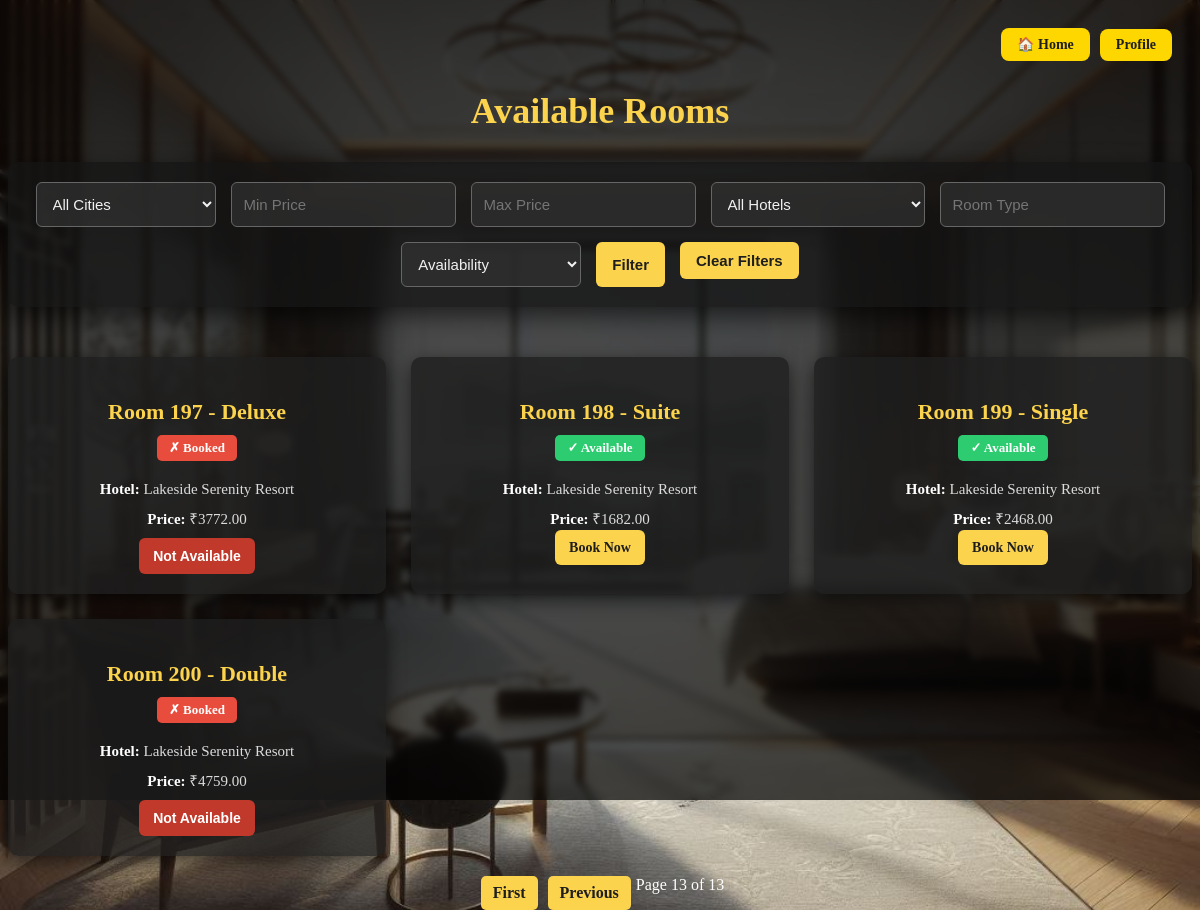
Screenshot of /rooms/?page=13 with the database file from the repository.
### booking/models.py (models this page shows, shortened)
class Room(models.Model):
    hotel = models.ForeignKey(Hotel, on_delete=models.CASCADE, related_name='rooms')
    room_number = models.CharField(max_length=10)
    room_type = models.CharField(max_length=50)
    price = models.DecimalField(max_digits=7, decimal_places=2)
    available = models.BooleanField(default=True)

class Hotel(models.Model):
    name = models.CharField(max_length=100)
    location = models.CharField(max_length=100)
    description = models.TextField()

### booking/views.py (the view)
# urls.py: path('rooms/', views.room_list, name='room_list'),
def room_list(request):
    rooms = Room.objects.select_related('hotel').all()
    hotels = Hotel.objects.all()
    hotel_id = request.GET.get('hotel')
    room_type = request.GET.get('type')
    available = request.GET.get('available')
    city = request.GET.get('city')
    min_price = request.GET.get('min_price')
    max_price = request.GET.get('max_price')
    if hotel_id and hotel_id != "All Hotels":
        rooms = rooms.filter(hotel_id=hotel_id)
    if room_type and room_type != "Room Type":
        rooms = rooms.filter(room_type__icontains=room_type)
    if available == 'true':
        rooms = rooms.filter(available=True)
    elif available == 'false':
        rooms = rooms.filter(available=False)
    if city and city != "All Cities":
        rooms = rooms.filter(hotel__location__icontains=city)
    if min_price:
        try:
            rooms = rooms.filter(price__gte=int(min_price))
        except ValueError:
            pass
    if max_price:
        try:
            rooms = rooms.filter(price__lte=int(max_price))
        except ValueError:
            pass
    cities = hotels.values_list('location', flat=True).distinct()
    paginator = Paginator(rooms, 8)
    page = request.GET.get('page')
    rooms = paginator.get_page(page)
    return render(request, 'booking/room_list.html', {
        'rooms': rooms,
        'hotels': hotels,
        'cities': cities,
    })

### booking/templates/booking/room_list.html (shortened to what this page needs)
{% load static %}
<!DOCTYPE html>
<html lang="en">
<head>
</head>
<body>
  <div class="nav-buttons">
  <a href="{% url 'home' %}" class="home-btn">🏠 Home</a>
  <a href="{% url 'profile' %}">Profile</a>
</div>
  <h1>Available Rooms</h1>
  <form method="get" class="filter-form">
      <select name="city">
          <option value="">All Cities</option>
      </select>
      <input type="number" name="min_price" placeholder="Min Price" value="{{ request.GET.min_price }}">
      <input type="number" name="max_price" placeholder="Max Price" value="{{ request.GET.max_price }}">
      <select name="hotel">
          <option value="">All Hotels</option>
      </select>
      <input type="text" name="type" placeholder="Room Type" value="{{ request.GET.type }}" id="search-box">
      <select name="available">
          <option value="">Availability</option>
      </select>
      <button type="submit">Filter</button>
      <a href="{% url 'room_list' %}" style="text-decoration: none;">
          <button type="button" class="clear-btn">Clear Filters</button>
      </a>
  </form>
  <div class="room-list" id="room-list">
      {% for room in rooms %}
          <div class="room-card">
              <h3>Room {{ room.room_number }} - {{ room.room_type }}</h3>
              <span class="status-badge {% if room.available %}badge-available{% else %}badge-booked{% endif %}">
                  {% if room.available %}✓ Available{% else %}✗ Booked{% endif %}
              </span>
              <p><strong>Hotel:</strong> {{ room.hotel.name }}</p>
              <p><strong>Price:</strong> ₹{{ room.price }}</p>
              {% if room.available %}
                  <a href="{% url 'book_room' room.id %}" class="book-btn">Book Now</a>
              {% else %}
                  <button class="book-btn" disabled>Not Available</button>
              {% endif %}
          </div>
      {% empty %}
          <p style="text-align:center; color: #aaa;">No rooms found matching the filters.</p>
      {% endfor %}
  </div>
  <div class="pagination">
      {% if rooms.has_previous %}
          <a href="?page=1">First</a>
          <a href="?page={{ rooms.previous_page_number }}">Previous</a>
      {% endif %}
      <span>Page {{ rooms.number }} of {{ rooms.paginator.num_pages }}</span>
  </div>
</body>
</html>

### rows the page displays
Room: room_number "197", room_type "Deluxe", available "✗ Booked", hotel.name "Lakeside Serenity Resort", price "3772.00"
Room: room_number "198", room_type "Suite", available "✓ Available", hotel.name "Lakeside Serenity Resort", price "1682.00"
Room: room_number "199", room_type "Single", available "✓ Available", hotel.name "Lakeside Serenity Resort", price "2468.00"
Room: room_number "200", room_type "Double", available "✗ Booked", hotel.name "Lakeside Serenity Resort", price "4759.00"

### other values shown
{{ rooms.number }} "13"
{{ rooms.paginator.num_pages }} "13"
